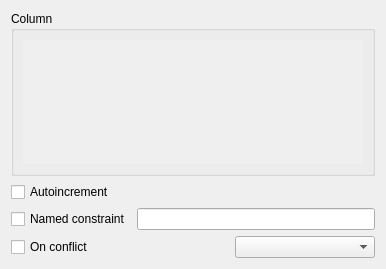
<?xml version="1.0" encoding="UTF-8"?>
<ui version="4.0">
 <class>PrimaryKeyPanel</class>
 <widget class="QWidget" name="PrimaryKeyPanel">
  <property name="geometry">
   <rect>
    <x>0</x>
    <y>0</y>
    <width>386</width>
    <height>269</height>
   </rect>
  </property>
  <property name="windowTitle">
   <string notr="true">Form</string>
  </property>
  <layout class="QVBoxLayout" name="verticalLayout">
   <item>
    <widget class="QGroupBox" name="groupBox">
     <property name="title">
      <string>Column</string>
     </property>
     <layout class="QVBoxLayout" name="verticalLayout_2">
      <item>
       <widget class="QScrollArea" name="scrollArea">
        <property name="frameShape">
         <enum>QFrame::Shape::NoFrame</enum>
        </property>
        <property name="widgetResizable">
         <bool>true</bool>
        </property>
        <widget class="QWidget" name="scrollAreaWidgetContents">
         <property name="geometry">
          <rect>
           <x>0</x>
           <y>0</y>
           <width>344</width>
           <height>117</height>
          </rect>
         </property>
        </widget>
       </widget>
      </item>
     </layout>
    </widget>
   </item>
   <item>
    <widget class="QCheckBox" name="autoIncrCheckBox">
     <property name="text">
      <string>Autoincrement</string>
     </property>
    </widget>
   </item>
   <item>
    <widget class="QWidget" name="namedWidget" native="true">
     <layout class="QHBoxLayout" name="horizontalLayout">
      <property name="margin" stdset="0">
       <number>0</number>
      </property>
      <item>
       <widget class="QCheckBox" name="namedCheckBox">
        <property name="text">
         <string>Named constraint</string>
        </property>
       </widget>
      </item>
      <item>
       <widget class="QLineEdit" name="namedLineEdit"/>
      </item>
     </layout>
    </widget>
   </item>
   <item>
    <widget class="QWidget" name="conflictWidget" native="true">
     <layout class="QHBoxLayout" name="horizontalLayout_2">
      <property name="margin" stdset="0">
       <number>0</number>
      </property>
      <item>
       <widget class="QCheckBox" name="conflictCheckBox">
        <property name="text">
         <string>On conflict</string>
        </property>
       </widget>
      </item>
      <item>
       <widget class="QComboBox" name="comboBox">
        <property name="maximumSize">
         <size>
          <width>140</width>
          <height>16777215</height>
         </size>
        </property>
       </widget>
      </item>
     </layout>
    </widget>
   </item>
  </layout>
 </widget>
 <resources/>
 <connections/>
</ui>
